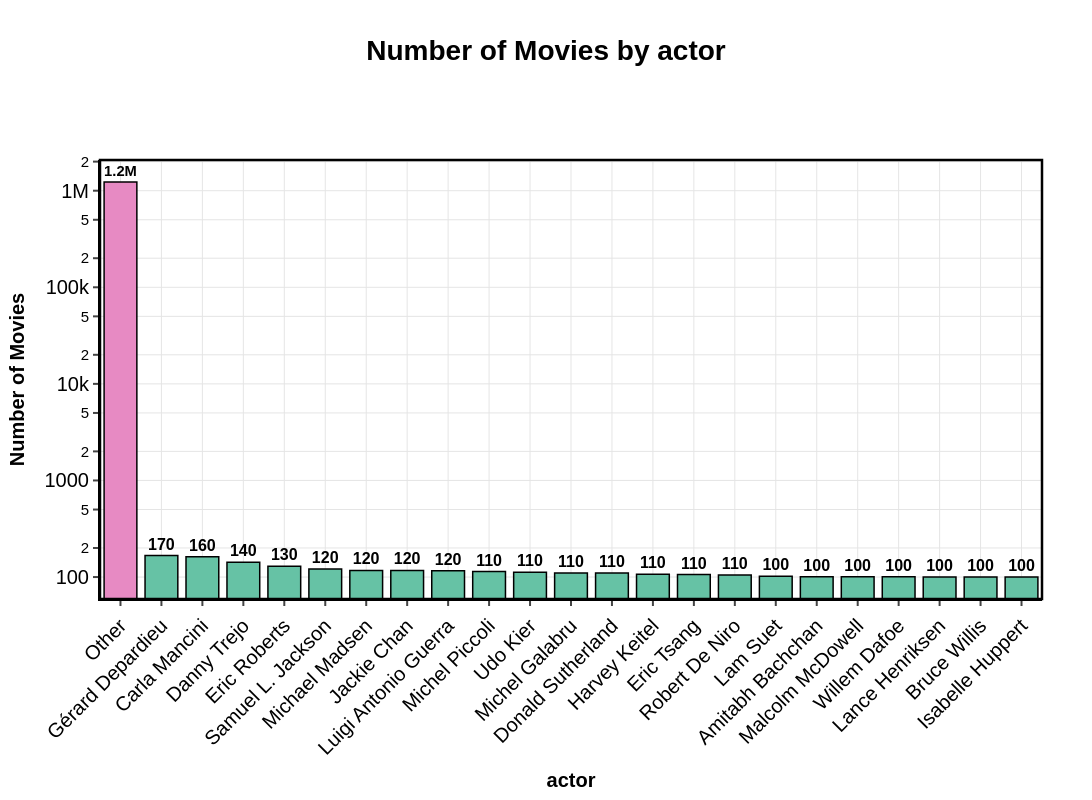

Notebook code for this chart:
### Code cell
plot_and_export_categorical_distribution(cast, "name", "actor", 100, print_stats=True,  filename_prefix="step_1")

### Figure 1 — Plotly figure (JSON) as saved in the notebook; plotly's stock layout.template omitted (floating-point values rounded to 4 significant figures)
{"data": [{"alignmentgroup": "True", "hovertemplate": "grouped=%{x}<br>total=%{text}<extra></extra>", "legendgroup": "Other", "marker": {"color": "#E78AC3", "line": {"color": "#000000", "width": 1.5}, "pattern": {"shape": ""}}, "name": "Other", "offsetgroup": "Other", "orientation": "v", "showlegend": true, "text": [1231898], "textangle": 0, "textfont": {"color": "#000000", "size": 16}, "textposition": "outside", "texttemplate": "<b>%{text:.2s}</b>", "type": "bar", "x": ["Other"], "xaxis": "x", "y": [1231898], "yaxis": "y"}, {"alignmentgroup": "True", "hovertemplate": "grouped=%{x}<br>total=%{text}<extra></extra>", "legendgroup": "Gérard Depardieu", "marker": {"color": "#66C2A5", "line": {"color": "#000000", "width": 1.5}, "pattern": {"shape": ""}}, "name": "Gérard Depardieu", "offsetgroup": "Gérard Depardieu", "orientation": "v", "showlegend": true, "text": [167], "textangle": 0, "textfont": {"color": "#000000", "size": 16}, "textposition": "outside", "texttemplate": "<b>%{text:.2s}</b>", "type": "bar", "x": ["Gérard Depardieu"], "xaxis": "x", "y": [167], "yaxis": "y"}, {"alignmentgroup": "True", "hovertemplate": "grouped=%{x}<br>total=%{text}<extra></extra>", "legendgroup": "Carla Mancini", "marker": {"color": "#66C2A5", "line": {"color": "#000000", "width": 1.5}, "pattern": {"shape": ""}}, "name": "Carla Mancini", "offsetgroup": "Carla Mancini", "orientation": "v", "showlegend": true, "text": [162], "textangle": 0, "textfont": {"color": "#000000", "size": 16}, "textposition": "outside", "texttemplate": "<b>%{text:.2s}</b>", "type": "bar", "x": ["Carla Mancini"], "xaxis": "x", "y": [162], "yaxis": "y"}, {"alignmentgroup": "True", "hovertemplate": "grouped=%{x}<br>total=%{text}<extra></extra>", "legendgroup": "Danny Trejo", "marker": {"color": "#66C2A5", "line": {"color": "#000000", "width": 1.5}, "pattern": {"shape": ""}}, "name": "Danny Trejo", "offsetgroup": "Danny Trejo", "orientation": "v", "showlegend": true, "text": [142], "textangle": 0, "textfont": {"color": "#000000", "size": 16}, "textposition": "outside", "texttemplate": "<b>%{text:.2s}</b>", "type": "bar", "x": ["Danny Trejo"], "xaxis": "x", "y": [142], "yaxis": "y"}, {"alignmentgroup": "True", "hovertemplate": "grouped=%{x}<br>total=%{text}<extra></extra>", "legendgroup": "Eric Roberts", "marker": {"color": "#66C2A5", "line": {"color": "#000000", "width": 1.5}, "pattern": {"shape": ""}}, "name": "Eric Roberts", "offsetgroup": "Eric Roberts", "orientation": "v", "showlegend": true, "text": [129], "textangle": 0, "textfont": {"color": "#000000", "size": 16}, "textposition": "outside", "texttemplate": "<b>%{text:.2s}</b>", "type": "bar", "x": ["Eric Roberts"], "xaxis": "x", "y": [129], "yaxis": "y"}, {"alignmentgroup": "True", "hovertemplate": "grouped=%{x}<br>total=%{text}<extra></extra>", "legendgroup": "Samuel L. Jackson", "marker": {"color": "#66C2A5", "line": {"color": "#000000", "width": 1.5}, "pattern": {"shape": ""}}, "name": "Samuel L. Jackson", "offsetgroup": "Samuel L. Jackson", "orientation": "v", "showlegend": true, "text": [121], "textangle": 0, "textfont": {"color": "#000000", "size": 16}, "textposition": "outside", "texttemplate": "<b>%{text:.2s}</b>", "type": "bar", "x": ["Samuel L. Jackson"], "xaxis": "x", "y": [121], "yaxis": "y"}, {"alignmentgroup": "True", "hovertemplate": "grouped=%{x}<br>total=%{text}<extra></extra>", "legendgroup": "Michael Madsen", "marker": {"color": "#66C2A5", "line": {"color": "#000000", "width": 1.5}, "pattern": {"shape": ""}}, "name": "Michael Madsen", "offsetgroup": "Michael Madsen", "orientation": "v", "showlegend": true, "text": [117], "textangle": 0, "textfont": {"color": "#000000", "size": 16}, "textposition": "outside", "texttemplate": "<b>%{text:.2s}</b>", "type": "bar", "x": ["Michael Madsen"], "xaxis": "x", "y": [117], "yaxis": "y"}, {"alignmentgroup": "True", "hovertemplate": "grouped=%{x}<br>total=%{text}<extra></extra>", "legendgroup": "Jackie Chan", "marker": {"color": "#66C2A5", "line": {"color": "#000000", "width": 1.5}, "pattern": {"shape": ""}}, "name": "Jackie Chan", "offsetgroup": "Jackie Chan", "orientation": "v", "showlegend": true, "text": [117], "textangle": 0, "textfont": {"color": "#000000", "size": 16}, "textposition": "outside", "texttemplate": "<b>%{text:.2s}</b>", "type": "bar", "x": ["Jackie Chan"], "xaxis": "x", "y": [117], "yaxis": "y"}, {"alignmentgroup": "True", "hovertemplate": "grouped=%{x}<br>total=%{text}<extra></extra>", "legendgroup": "Luigi Antonio Guerra", "marker": {"color": "#66C2A5", "line": {"color": "#000000", "width": 1.5}, "pattern": {"shape": ""}}, "name": "Luigi Antonio Guerra", "offsetgroup": "Luigi Antonio Guerra", "orientation": "v", "showlegend": true, "text": [116], "textangle": 0, "textfont": {"color": "#000000", "size": 16}, "textposition": "outside", "texttemplate": "<b>%{text:.2s}</b>", "type": "bar", "x": ["Luigi Antonio Guerra"], "xaxis": "x", "y": [116], "yaxis": "y"}, {"alignmentgroup": "True", "hovertemplate": "grouped=%{x}<br>total=%{text}<extra></extra>", "legendgroup": "Michel Piccoli", "marker": {"color": "#66C2A5", "line": {"color": "#000000", "width": 1.5}, "pattern": {"shape": ""}}, "name": "Michel Piccoli", "offsetgroup": "Michel Piccoli", "orientation": "v", "showlegend": true, "text": [114], "textangle": 0, "textfont": {"color": "#000000", "size": 16}, "textposition": "outside", "texttemplate": "<b>%{text:.2s}</b>", "type": "bar", "x": ["Michel Piccoli"], "xaxis": "x", "y": [114], "yaxis": "y"}, {"alignmentgroup": "True", "hovertemplate": "grouped=%{x}<br>total=%{text}<extra></extra>", "legendgroup": "Udo Kier", "marker": {"color": "#66C2A5", "line": {"color": "#000000", "width": 1.5}, "pattern": {"shape": ""}}, "name": "Udo Kier", "offsetgroup": "Udo Kier", "orientation": "v", "showlegend": true, "text": [112], "textangle": 0, "textfont": {"color": "#000000", "size": 16}, "textposition": "outside", "texttemplate": "<b>%{text:.2s}</b>", "type": "bar", "x": ["Udo Kier"], "xaxis": "x", "y": [112], "yaxis": "y"}, {"alignmentgroup": "True", "hovertemplate": "grouped=%{x}<br>total=%{text}<extra></extra>", "legendgroup": "Michel Galabru", "marker": {"color": "#66C2A5", "line": {"color": "#000000", "width": 1.5}, "pattern": {"shape": ""}}, "name": "Michel Galabru", "offsetgroup": "Michel Galabru", "orientation": "v", "showlegend": true, "text": [110], "textangle": 0, "textfont": {"color": "#000000", "size": 16}, "textposition": "outside", "texttemplate": "<b>%{text:.2s}</b>", "type": "bar", "x": ["Michel Galabru"], "xaxis": "x", "y": [110], "yaxis": "y"}, {"alignmentgroup": "True", "hovertemplate": "grouped=%{x}<br>total=%{text}<extra></extra>", "legendgroup": "Donald Sutherland", "marker": {"color": "#66C2A5", "line": {"color": "#000000", "width": 1.5}, "pattern": {"shape": ""}}, "name": "Donald Sutherland", "offsetgroup": "Donald Sutherland", "orientation": "v", "showlegend": true, "text": [110], "textangle": 0, "textfont": {"color": "#000000", "size": 16}, "textposition": "outside", "texttemplate": "<b>%{text:.2s}</b>", "type": "bar", "x": ["Donald Sutherland"], "xaxis": "x", "y": [110], "yaxis": "y"}, {"alignmentgroup": "True", "hovertemplate": "grouped=%{x}<br>total=%{text}<extra></extra>", "legendgroup": "Harvey Keitel", "marker": {"color": "#66C2A5", "line": {"color": "#000000", "width": 1.5}, "pattern": {"shape": ""}}, "name": "Harvey Keitel", "offsetgroup": "Harvey Keitel", "orientation": "v", "showlegend": true, "text": [107], "textangle": 0, "textfont": {"color": "#000000", "size": 16}, "textposition": "outside", "texttemplate": "<b>%{text:.2s}</b>", "type": "bar", "x": ["Harvey Keitel"], "xaxis": "x", "y": [107], "yaxis": "y"}, {"alignmentgroup": "True", "hovertemplate": "grouped=%{x}<br>total=%{text}<extra></extra>", "legendgroup": "Eric Tsang", "marker": {"color": "#66C2A5", "line": {"color": "#000000", "width": 1.5}, "pattern": {"shape": ""}}, "name": "Eric Tsang", "offsetgroup": "Eric Tsang", "orientation": "v", "showlegend": true, "text": [106], "textangle": 0, "textfont": {"color": "#000000", "size": 16}, "textposition": "outside", "texttemplate": "<b>%{text:.2s}</b>", "type": "bar", "x": ["Eric Tsang"], "xaxis": "x", "y": [106], "yaxis": "y"}, {"alignmentgroup": "True", "hovertemplate": "grouped=%{x}<br>total=%{text}<extra></extra>", "legendgroup": "Robert De Niro", "marker": {"color": "#66C2A5", "line": {"color": "#000000", "width": 1.5}, "pattern": {"shape": ""}}, "name": "Robert De Niro", "offsetgroup": "Robert De Niro", "orientation": "v", "showlegend": true, "text": [105], "textangle": 0, "textfont": {"color": "#000000", "size": 16}, "textposition": "outside", "texttemplate": "<b>%{text:.2s}</b>", "type": "bar", "x": ["Robert De Niro"], "xaxis": "x", "y": [105], "yaxis": "y"}, {"alignmentgroup": "True", "hovertemplate": "grouped=%{x}<br>total=%{text}<extra></extra>", "legendgroup": "Lam Suet", "marker": {"color": "#66C2A5", "line": {"color": "#000000", "width": 1.5}, "pattern": {"shape": ""}}, "name": "Lam Suet", "offsetgroup": "Lam Suet", "orientation": "v", "showlegend": true, "text": [102], "textangle": 0, "textfont": {"color": "#000000", "size": 16}, "textposition": "outside", "texttemplate": "<b>%{text:.2s}</b>", "type": "bar", "x": ["Lam Suet"], "xaxis": "x", "y": [102], "yaxis": "y"}, {"alignmentgroup": "True", "hovertemplate": "grouped=%{x}<br>total=%{text}<extra></extra>", "legendgroup": "Amitabh Bachchan", "marker": {"color": "#66C2A5", "line": {"color": "#000000", "width": 1.5}, "pattern": {"shape": ""}}, "name": "Amitabh Bachchan", "offsetgroup": "Amitabh Bachchan", "orientation": "v", "showlegend": true, "text": [101], "textangle": 0, "textfont": {"color": "#000000", "size": 16}, "textposition": "outside", "texttemplate": "<b>%{text:.2s}</b>", "type": "bar", "x": ["Amitabh Bachchan"], "xaxis": "x", "y": [101], "yaxis": "y"}, {"alignmentgroup": "True", "hovertemplate": "grouped=%{x}<br>total=%{text}<extra></extra>", "legendgroup": "Malcolm McDowell", "marker": {"color": "#66C2A5", "line": {"color": "#000000", "width": 1.5}, "pattern": {"shape": ""}}, "name": "Malcolm McDowell", "offsetgroup": "Malcolm McDowell", "orientation": "v", "showlegend": true, "text": [101], "textangle": 0, "textfont": {"color": "#000000", "size": 16}, "textposition": "outside", "texttemplate": "<b>%{text:.2s}</b>", "type": "bar", "x": ["Malcolm McDowell"], "xaxis": "x", "y": [101], "yaxis": "y"}, {"alignmentgroup": "True", "hovertemplate": "grouped=%{x}<br>total=%{text}<extra></extra>", "legendgroup": "Willem Dafoe", "marker": {"color": "#66C2A5", "line": {"color": "#000000", "width": 1.5}, "pattern": {"shape": ""}}, "name": "Willem Dafoe", "offsetgroup": "Willem Dafoe", "orientation": "v", "showlegend": true, "text": [101], "textangle": 0, "textfont": {"color": "#000000", "size": 16}, "textposition": "outside", "texttemplate": "<b>%{text:.2s}</b>", "type": "bar", "x": ["Willem Dafoe"], "xaxis": "x", "y": [101], "yaxis": "y"}, {"alignmentgroup": "True", "hovertemplate": "grouped=%{x}<br>total=%{text}<extra></extra>", "legendgroup": "Lance Henriksen", "marker": {"color": "#66C2A5", "line": {"color": "#000000", "width": 1.5}, "pattern": {"shape": ""}}, "name": "Lance Henriksen", "offsetgroup": "Lance Henriksen", "orientation": "v", "showlegend": true, "text": [100], "textangle": 0, "textfont": {"color": "#000000", "size": 16}, "textposition": "outside", "texttemplate": "<b>%{text:.2s}</b>", "type": "bar", "x": ["Lance Henriksen"], "xaxis": "x", "y": [100], "yaxis": "y"}, {"alignmentgroup": "True", "hovertemplate": "grouped=%{x}<br>total=%{text}<extra></extra>", "legendgroup": "Bruce Willis", "marker": {"color": "#66C2A5", "line": {"color": "#000000", "width": 1.5}, "pattern": {"shape": ""}}, "name": "Bruce Willis", "offsetgroup": "Bruce Willis", "orientation": "v", "showlegend": true, "text": [100], "textangle": 0, "textfont": {"color": "#000000", "size": 16}, "textposition": "outside", "texttemplate": "<b>%{text:.2s}</b>", "type": "bar", "x": ["Bruce Willis"], "xaxis": "x", "y": [100], "yaxis": "y"}, {"alignmentgroup": "True", "hovertemplate": "grouped=%{x}<br>total=%{text}<extra></extra>", "legendgroup": "Isabelle Huppert", "marker": {"color": "#66C2A5", "line": {"color": "#000000", "width": 1.5}, "pattern": {"shape": ""}}, "name": "Isabelle Huppert", "offsetgroup": "Isabelle Huppert", "orientation": "v", "showlegend": true, "text": [100], "textangle": 0, "textfont": {"color": "#000000", "size": 16}, "textposition": "outside", "texttemplate": "<b>%{text:.2s}</b>", "type": "bar", "x": ["Isabelle Huppert"], "xaxis": "x", "y": [100], "yaxis": "y"}], "layout": {"bargap": 0.2, "barmode": "relative", "font": {"color": "#000000", "family": "Arial", "size": 20}, "height": 800, "legend": {"bgcolor": "rgba(255, 255, 255, 0.8)", "bordercolor": "#000000", "borderwidth": 2.5, "font": {"size": 20}, "orientation": "h", "title": {"text": "grouped"}, "tracegroupgap": 0, "x": 1, "xanchor": "right", "y": 1.02, "yanchor": "bottom"}, "margin": {"b": 80, "l": 100, "r": 50, "t": 160}, "paper_bgcolor": "white", "plot_bgcolor": "white", "shapes": [{"fillcolor": "rgba(0,0,0,0)", "line": {"color": "#000000", "width": 2.5}, "type": "rect", "x0": 0, "x1": 1, "xref": "paper", "y0": 0, "y1": 1, "yref": "paper"}], "showlegend": false, "title": {"font": {"color": "#000000", "size": 28}, "text": "<b>Number of Movies by actor</b>", "x": 0.5, "xanchor": "center", "y": 0.95, "yanchor": "top"}, "width": 1200, "xaxis": {"anchor": "y", "categoryarray": ["Other", "Gérard Depardieu", "Carla Mancini", "Danny Trejo", "Eric Roberts", "Samuel L. Jackson", "Michael Madsen", "Jackie Chan", "Luigi Antonio Guerra", "Michel Piccoli", "Udo Kier", "Michel Galabru", "Donald Sutherland", "Harvey Keitel", "Eric Tsang", "Robert De Niro", "Lam Suet", "Amitabh Bachchan", "Malcolm McDowell", "Willem Dafoe", "Lance Henriksen", "Bruce Willis", "Isabelle Huppert"], "categoryorder": "array", "domain": [0, 1], "gridcolor": "#E5E5E5", "gridwidth": 1, "linecolor": "#000000", "linewidth": 2, "showgrid": true, "tickangle": -45, "tickfont": {"size": 20}, "ticks": "outside", "tickwidth": 2, "title": {"font": {"color": "#000000", "size": 20}, "text": "<b>actor</b>"}}, "yaxis": {"anchor": "x", "domain": [0, 1], "gridcolor": "#E5E5E5", "gridwidth": 1, "linecolor": "#000000", "linewidth": 2, "showgrid": true, "tickfont": {"size": 20}, "ticks": "outside", "tickwidth": 2, "title": {"font": {"color": "#000000", "size": 20}, "text": "<b>Number of Movies</b>"}, "type": "log", "zeroline": true, "zerolinecolor": "#000000", "zerolinewidth": 2}}}
